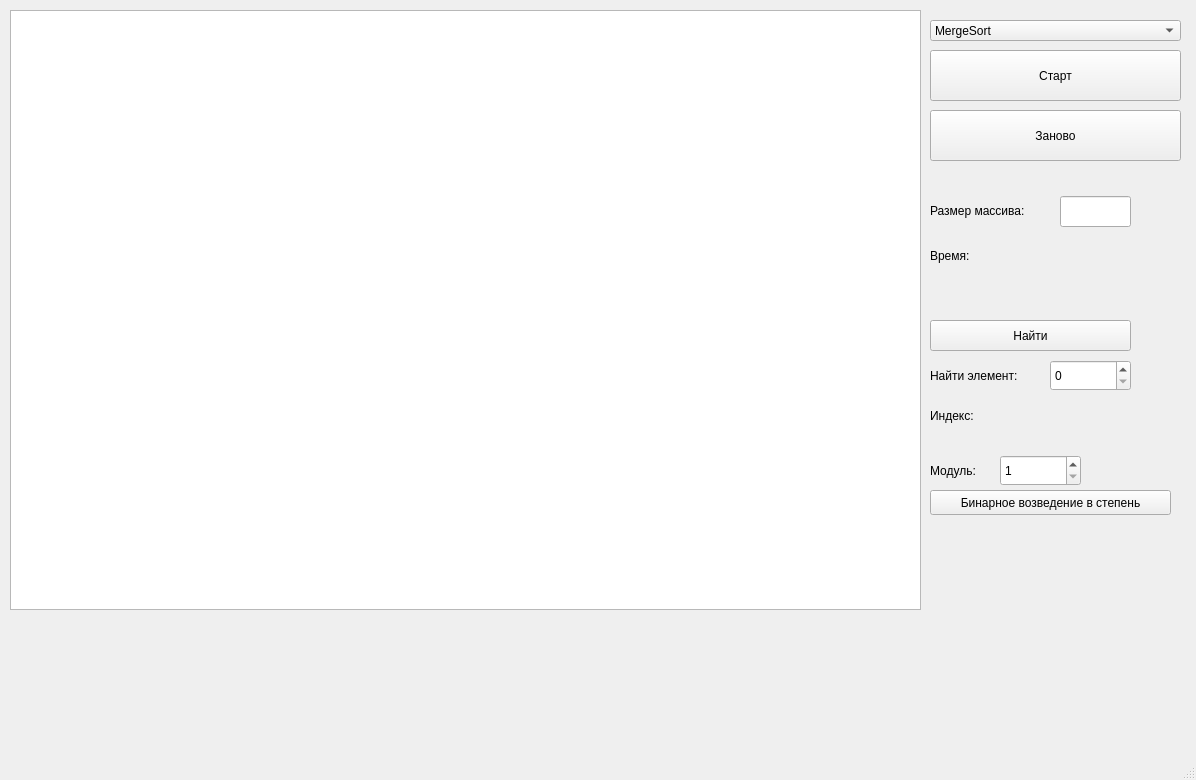
<?xml version="1.0" encoding="UTF-8"?>
<ui version="4.0">
 <class>MainWindow</class>
 <widget class="QMainWindow" name="MainWindow">
  <property name="geometry">
   <rect>
    <x>0</x>
    <y>0</y>
    <width>1196</width>
    <height>780</height>
   </rect>
  </property>
  <property name="sizePolicy">
   <sizepolicy hsizetype="Preferred" vsizetype="Preferred">
    <horstretch>0</horstretch>
    <verstretch>0</verstretch>
   </sizepolicy>
  </property>
  <property name="minimumSize">
   <size>
    <width>1196</width>
    <height>780</height>
   </size>
  </property>
  <property name="maximumSize">
   <size>
    <width>999999</width>
    <height>999999</height>
   </size>
  </property>
  <property name="windowTitle">
   <string>MainWindow</string>
  </property>
  <widget class="QWidget" name="centralwidget">
   <widget class="QGraphicsView" name="graphicsView">
    <property name="geometry">
     <rect>
      <x>10</x>
      <y>10</y>
      <width>911</width>
      <height>600</height>
     </rect>
    </property>
   </widget>
   <widget class="QPushButton" name="sort">
    <property name="geometry">
     <rect>
      <x>930</x>
      <y>50</y>
      <width>251</width>
      <height>51</height>
     </rect>
    </property>
    <property name="text">
     <string>Старт</string>
    </property>
   </widget>
   <widget class="QPushButton" name="restart">
    <property name="geometry">
     <rect>
      <x>930</x>
      <y>110</y>
      <width>251</width>
      <height>51</height>
     </rect>
    </property>
    <property name="text">
     <string>Заново</string>
    </property>
   </widget>
   <widget class="QComboBox" name="sortBox">
    <property name="geometry">
     <rect>
      <x>930</x>
      <y>20</y>
      <width>251</width>
      <height>21</height>
     </rect>
    </property>
    <item>
     <property name="text">
      <string>MergeSort</string>
     </property>
    </item>
    <item>
     <property name="text">
      <string>QuickSort</string>
     </property>
    </item>
    <item>
     <property name="text">
      <string>HeapSort</string>
     </property>
    </item>
    <item>
     <property name="text">
      <string>Interpolation Sort</string>
     </property>
    </item>
   </widget>
   <widget class="QLabel" name="arrSize">
    <property name="geometry">
     <rect>
      <x>930</x>
      <y>200</y>
      <width>121</width>
      <height>21</height>
     </rect>
    </property>
    <property name="text">
     <string>Размер массива:</string>
    </property>
   </widget>
   <widget class="QLineEdit" name="sizeEdit">
    <property name="geometry">
     <rect>
      <x>1060</x>
      <y>196</y>
      <width>71</width>
      <height>31</height>
     </rect>
    </property>
   </widget>
   <widget class="QLabel" name="Time">
    <property name="geometry">
     <rect>
      <x>930</x>
      <y>240</y>
      <width>71</width>
      <height>31</height>
     </rect>
    </property>
    <property name="text">
     <string>Время:</string>
    </property>
   </widget>
   <widget class="QLabel" name="search">
    <property name="geometry">
     <rect>
      <x>930</x>
      <y>360</y>
      <width>121</width>
      <height>31</height>
     </rect>
    </property>
    <property name="text">
     <string>Найти элемент:</string>
    </property>
   </widget>
   <widget class="QLabel" name="index">
    <property name="geometry">
     <rect>
      <x>930</x>
      <y>400</y>
      <width>71</width>
      <height>31</height>
     </rect>
    </property>
    <property name="text">
     <string>Индекс:</string>
    </property>
   </widget>
   <widget class="QPushButton" name="searchButton">
    <property name="geometry">
     <rect>
      <x>930</x>
      <y>320</y>
      <width>201</width>
      <height>31</height>
     </rect>
    </property>
    <property name="text">
     <string>Найти</string>
    </property>
   </widget>
   <widget class="QLabel" name="label">
    <property name="geometry">
     <rect>
      <x>990</x>
      <y>246</y>
      <width>131</width>
      <height>21</height>
     </rect>
    </property>
    <property name="text">
     <string/>
    </property>
   </widget>
   <widget class="QLabel" name="labelArr">
    <property name="geometry">
     <rect>
      <x>10</x>
      <y>610</y>
      <width>1181</width>
      <height>131</height>
     </rect>
    </property>
    <property name="text">
     <string/>
    </property>
    <property name="alignment">
     <set>Qt::AlignLeading|Qt::AlignLeft|Qt::AlignTop</set>
    </property>
   </widget>
   <widget class="QLabel" name="labelSearch">
    <property name="geometry">
     <rect>
      <x>1000</x>
      <y>405</y>
      <width>121</width>
      <height>21</height>
     </rect>
    </property>
    <property name="text">
     <string/>
    </property>
   </widget>
   <widget class="QSpinBox" name="searchEdit">
    <property name="geometry">
     <rect>
      <x>1050</x>
      <y>360</y>
      <width>81</width>
      <height>31</height>
     </rect>
    </property>
   </widget>
   <widget class="QSpinBox" name="modulNumber">
    <property name="geometry">
     <rect>
      <x>1000</x>
      <y>455</y>
      <width>81</width>
      <height>31</height>
     </rect>
    </property>
    <property name="minimum">
     <number>1</number>
    </property>
    <property name="maximum">
     <number>100</number>
    </property>
   </widget>
   <widget class="QPushButton" name="pushButton">
    <property name="geometry">
     <rect>
      <x>930</x>
      <y>490</y>
      <width>241</width>
      <height>25</height>
     </rect>
    </property>
    <property name="text">
     <string>Бинарное возведение в степень</string>
    </property>
   </widget>
   <widget class="QLabel" name="label_2">
    <property name="geometry">
     <rect>
      <x>930</x>
      <y>460</y>
      <width>81</width>
      <height>21</height>
     </rect>
    </property>
    <property name="text">
     <string>Модуль:</string>
    </property>
   </widget>
   <widget class="QLabel" name="labelSearchAfterBinPow">
    <property name="geometry">
     <rect>
      <x>940</x>
      <y>530</y>
      <width>171</width>
      <height>31</height>
     </rect>
    </property>
    <property name="text">
     <string/>
    </property>
   </widget>
  </widget>
  <widget class="QMenuBar" name="menubar">
   <property name="geometry">
    <rect>
     <x>0</x>
     <y>0</y>
     <width>1196</width>
     <height>22</height>
    </rect>
   </property>
  </widget>
  <widget class="QStatusBar" name="statusbar"/>
 </widget>
 <resources/>
 <connections/>
</ui>
